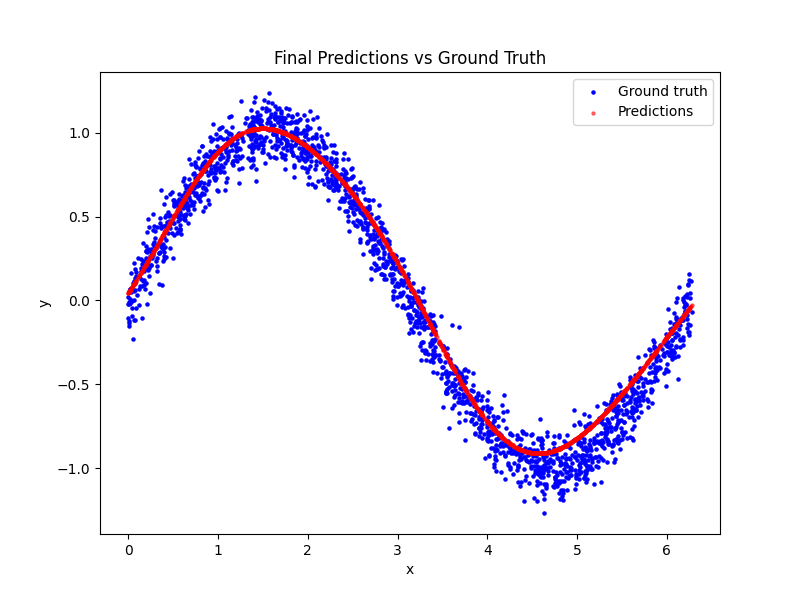

The script that drew this image:
# This code implements a simple multi-layered perceptron (MLP) using TensorFlow.

import matplotlib.pyplot as plt
import numpy as np
import tensorflow as tf
from data import generate_data

# For reproducibility
np.random.seed(123)
tf.random.set_seed(123)

data = generate_data()  # shape: (num_samples, 2)

EPOCHS = 100
BATCH_SIZE = 8
LEARNING_RATE = 0.01

TRAIN_SPLIT = 0.8

# Shuffle and split the data into training and testing sets
np.random.shuffle(data)
split_idx = int(TRAIN_SPLIT * data.shape[0])
train_data = data[:split_idx]
test_data = data[split_idx:]

# Split features and targets
x_train = train_data[:, :1]
y_train = train_data[:, 1:]
x_test = test_data[:, :1]
y_test = test_data[:, 1:]

HIDDEN_UNITS = 10

# Define the model
model = tf.keras.Sequential(
    [
        tf.keras.layers.Dense(HIDDEN_UNITS, activation="tanh", input_shape=(1,)),
        tf.keras.layers.Dense(1),
    ]
)

# Train the model
model.compile(
    optimizer=tf.keras.optimizers.SGD(learning_rate=LEARNING_RATE), loss="mse"
)

history = model.fit(
    x_train,
    y_train,
    epochs=EPOCHS,
    batch_size=BATCH_SIZE,
    validation_data=(x_test, y_test),
    verbose=1,
)

# Final evaluation on the test set
loss = model.evaluate(x_test, y_test, verbose=0)
print(f"Final Loss: {loss:.4f}")

y_pred = model.predict(x_test)

# Plot results
plt.figure(figsize=(8, 6))
plt.scatter(x_test, y_test, label="Ground truth", color="blue", s=5)
plt.scatter(x_test, y_pred, label="Predictions", color="red", s=5, alpha=0.5)
plt.xlabel("x")
plt.ylabel("y")
plt.title("Final Predictions vs Ground Truth")
plt.legend()
plt.show()
